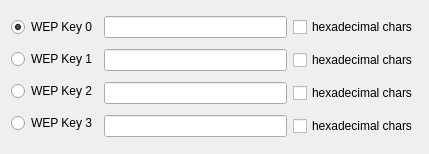
<ui version="4.0" >
 <class>wepconf</class>
 <widget class="QWidget" name="wepconf" >
  <property name="geometry" >
   <rect>
    <x>0</x>
    <y>0</y>
    <width>429</width>
    <height>154</height>
   </rect>
  </property>
  <property name="windowTitle" >
   <string>WEP Keys</string>
  </property>
  <layout class="QHBoxLayout" >
   <item>
    <layout class="QVBoxLayout" >
     <item>
      <widget class="QRadioButton" name="key0Radio" >
       <property name="text" >
        <string>WEP Key 0</string>
       </property>
       <property name="checked" >
        <bool>true</bool>
       </property>
      </widget>
     </item>
     <item>
      <widget class="QRadioButton" name="key1Radio" >
       <property name="text" >
        <string>WEP Key 1</string>
       </property>
      </widget>
     </item>
     <item>
      <widget class="QRadioButton" name="key2Radio" >
       <property name="text" >
        <string>WEP Key 2</string>
       </property>
      </widget>
     </item>
     <item>
      <widget class="QRadioButton" name="key3Radio" >
       <property name="text" >
        <string>WEP Key 3</string>
       </property>
      </widget>
     </item>
    </layout>
   </item>
   <item>
    <layout class="QVBoxLayout" >
     <item>
      <layout class="QHBoxLayout" >
       <item>
        <widget class="QLineEdit" name="key0Edit" />
       </item>
       <item>
        <widget class="QCheckBox" name="key0HexCheck" >
         <property name="text" >
          <string>hexadecimal chars</string>
         </property>
        </widget>
       </item>
      </layout>
     </item>
     <item>
      <layout class="QHBoxLayout" >
       <item>
        <widget class="QLineEdit" name="key1Edit" />
       </item>
       <item>
        <widget class="QCheckBox" name="key1HexCheck" >
         <property name="text" >
          <string>hexadecimal chars</string>
         </property>
        </widget>
       </item>
      </layout>
     </item>
     <item>
      <layout class="QHBoxLayout" >
       <item>
        <widget class="QLineEdit" name="key2Edit" />
       </item>
       <item>
        <widget class="QCheckBox" name="key2HexCheck" >
         <property name="text" >
          <string>hexadecimal chars</string>
         </property>
        </widget>
       </item>
      </layout>
     </item>
     <item>
      <layout class="QHBoxLayout" >
       <item>
        <widget class="QLineEdit" name="key3Edit" />
       </item>
       <item>
        <widget class="QCheckBox" name="key3HexCheck" >
         <property name="text" >
          <string>hexadecimal chars</string>
         </property>
        </widget>
       </item>
      </layout>
     </item>
    </layout>
   </item>
  </layout>
 </widget>
 <resources/>
 <connections/>
</ui>
